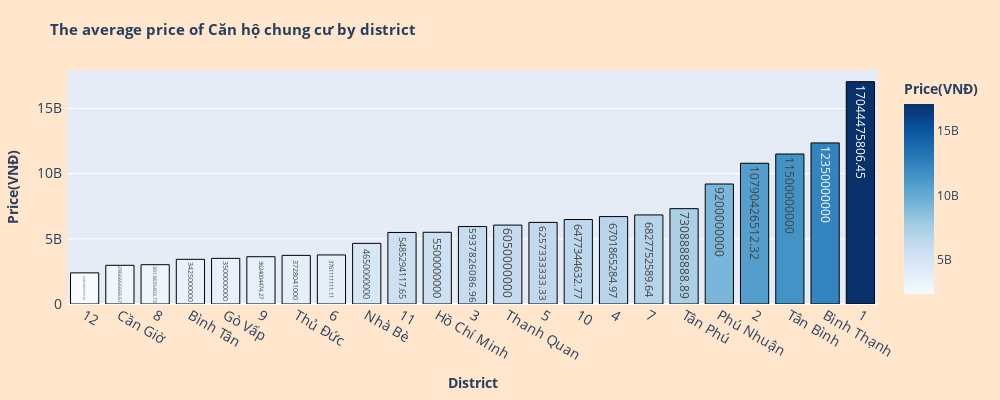

The code cell stored with this chart in its notebook:
### Markdown cell above
##### **Type Căn hộ chung cư:**

### Code cell
mean_price_by_district('Căn hộ chung cư')

### Figure 1 — Plotly figure (JSON) as saved in the notebook; plotly's stock layout.template omitted (floating-point values rounded to 4 significant figures)
{"data": [{"alignmentgroup": "True", "hovertemplate": "The average price of <b>Căn hộ chung cư</b> in district <b>%{x}</b> is %{y}", "legendgroup": "", "marker": {"color": [2388000000.0, 2967000000.0, 3014000000.0, 3425000000, 3500000000, 3624000000.0, 3728041000, 3761000000.0, 4650000000, 5485000000.0, 5500000000, 5938000000.0, 6050000000, 6257000000.0, 6477000000.0, 6702000000.0, 6828000000.0, 7309000000.0, 9200000000, 10790000000.0, 11500000000, 12350000000, 17040000000.0], "coloraxis": "coloraxis", "line": {"color": "black", "width": 1}, "pattern": {"shape": ""}}, "name": "", "offsetgroup": "", "orientation": "v", "showlegend": false, "text": [2388000000.0, 2967000000.0, 3014000000.0, 3425000000, 3500000000, 3624000000.0, 3728041000, 3761000000.0, 4650000000, 5485000000.0, 5500000000, 5938000000.0, 6050000000, 6257000000.0, 6477000000.0, 6702000000.0, 6828000000.0, 7309000000.0, 9200000000, 10790000000.0, 11500000000, 12350000000, 17040000000.0], "textposition": "auto", "type": "bar", "x": ["12", "Cần Giờ", "8", "Bình Tân", "Gò Vấp", "9", "Thủ Đức", "6", "Nhà Bè", "11", "Hồ Chí Minh", "3", "Thanh Quan", "5", "10", "4", "7", "Tân Phú", "Phú Nhuận", "2", "Tân Bình", "Bình Thạnh", "1"], "xaxis": "x", "y": [2388000000.0, 2967000000.0, 3014000000.0, 3425000000, 3500000000, 3624000000.0, 3728041000, 3761000000.0, 4650000000, 5485000000.0, 5500000000, 5938000000.0, 6050000000, 6257000000.0, 6477000000.0, 6702000000.0, 6828000000.0, 7309000000.0, 9200000000, 10790000000.0, 11500000000, 12350000000, 17040000000.0], "yaxis": "y"}], "layout": {"barmode": "relative", "coloraxis": {"colorbar": {"title": {"text": "<b>Price(VNĐ)</b>"}}, "colorscale": [[0, "rgb(247,251,255)"], [0.125, "rgb(222,235,247)"], [0.25, "rgb(198,219,239)"], [0.375, "rgb(158,202,225)"], [0.5, "rgb(107,174,214)"], [0.625, "rgb(66,146,198)"], [0.75, "rgb(33,113,181)"], [0.875, "rgb(8,81,156)"], [1, "rgb(8,48,107)"]]}, "height": 400, "legend": {"tracegroupgap": 0}, "margin": {"b": 20, "l": 20, "r": 30, "t": 70}, "paper_bgcolor": "#ffe6cc", "title": {"font": {"size": 15}, "text": "<b>The average price of Căn hộ chung cư by district </b>"}, "width": 1000, "xaxis": {"anchor": "y", "domain": [0, 1], "tickfont": {"size": 14}, "title": {"text": "<b>District<b>"}}, "yaxis": {"anchor": "x", "domain": [0, 1], "tickfont": {"size": 14}, "ticksuffix": " ", "title": {"text": "<b>Price(VNĐ)</b>"}}}}
